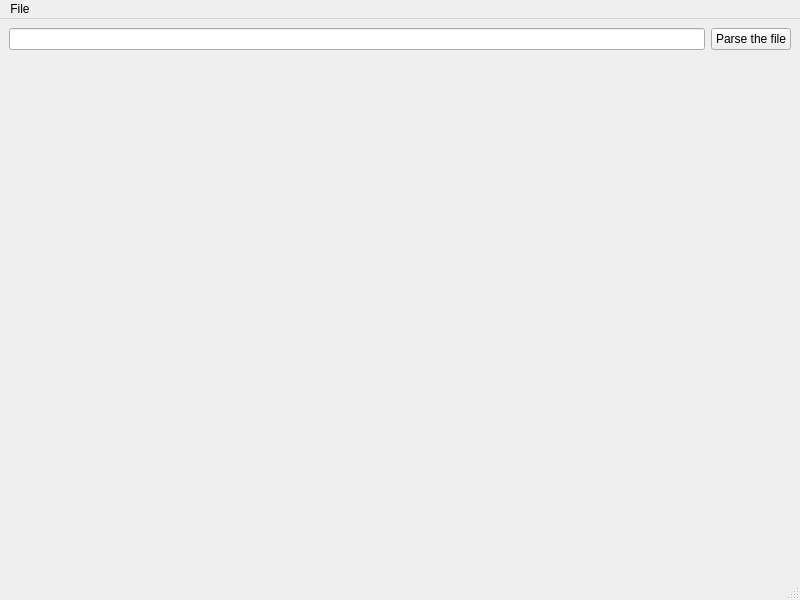
<?xml version="1.0" encoding="UTF-8"?>
<ui version="4.0">
 <class>MplMainWindow</class>
 <widget class="QMainWindow" name="MplMainWindow">
  <property name="geometry">
   <rect>
    <x>0</x>
    <y>0</y>
    <width>800</width>
    <height>600</height>
   </rect>
  </property>
  <property name="windowTitle">
   <string>MainWindow</string>
  </property>
  <widget class="QWidget" name="centralwidget">
   <layout class="QVBoxLayout" name="verticalLayout_3">
    <item>
     <layout class="QHBoxLayout" name="horizontalLayout">
      <item>
       <widget class="QLineEdit" name="mpllineEdit"/>
      </item>
      <item alignment="Qt::AlignRight">
       <widget class="QPushButton" name="mplpushButton">
        <property name="text">
         <string>Parse the file</string>
        </property>
       </widget>
      </item>
     </layout>
    </item>
    <item>
     <widget class="MplWidget" name="mpl" native="true">
      <property name="sizePolicy">
       <sizepolicy hsizetype="Expanding" vsizetype="Expanding">
        <horstretch>0</horstretch>
        <verstretch>0</verstretch>
       </sizepolicy>
      </property>
     </widget>
    </item>
   </layout>
  </widget>
  <widget class="QMenuBar" name="menubar">
   <property name="geometry">
    <rect>
     <x>0</x>
     <y>0</y>
     <width>800</width>
     <height>21</height>
    </rect>
   </property>
   <widget class="QMenu" name="menuFile">
    <property name="title">
     <string>File</string>
    </property>
    <addaction name="mplactionOpen"/>
    <addaction name="separator"/>
    <addaction name="mplactionQuit"/>
   </widget>
   <addaction name="menuFile"/>
  </widget>
  <widget class="QStatusBar" name="statusbar"/>
  <action name="mplactionOpen">
   <property name="text">
    <string>Open</string>
   </property>
  </action>
  <action name="mplactionQuit">
   <property name="text">
    <string>Quit</string>
   </property>
  </action>
 </widget>
 <customwidgets>
  <customwidget>
   <class>MplWidget</class>
   <extends>QWidget</extends>
   <header>mplwidget</header>
   <container>1</container>
  </customwidget>
 </customwidgets>
 <resources/>
 <connections/>
</ui>
